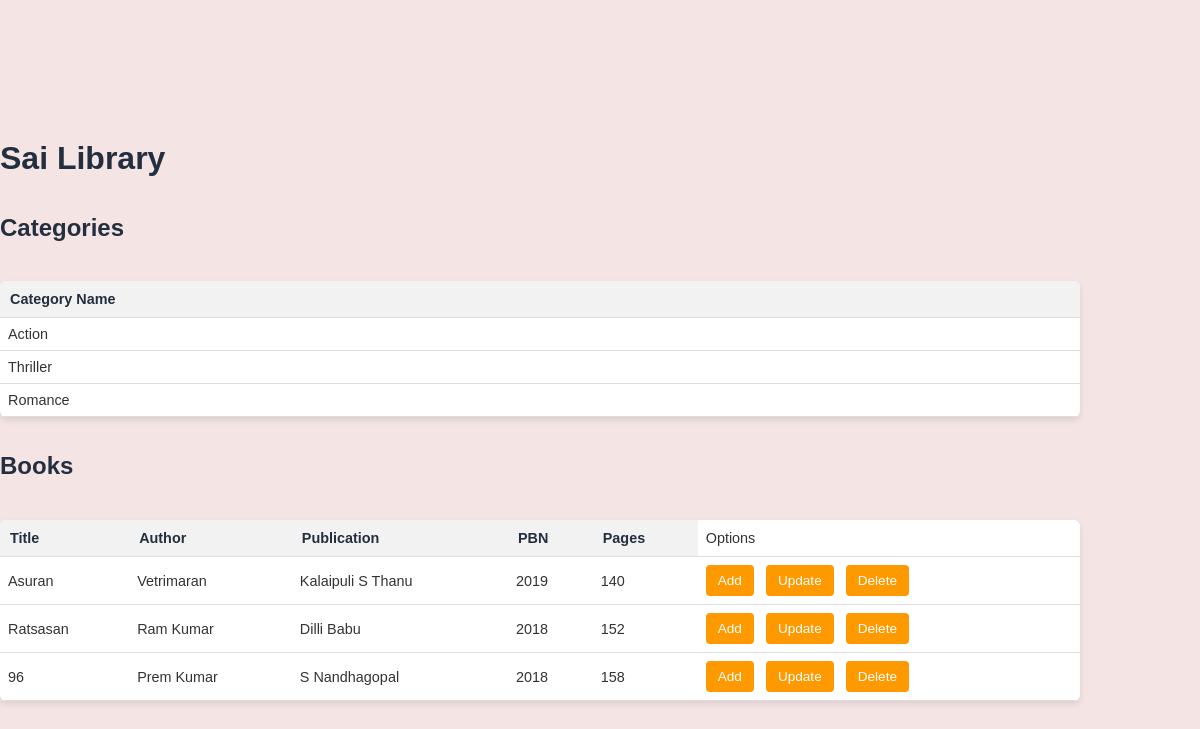
The page / on the database its author committed.
### bookStation/models.py (models this page shows, shortened)
class Category(models.Model):
    Cname = models.CharField(max_length=50)

class Books(models.Model):
    category = models.ForeignKey(Category, on_delete=models.CASCADE,null=False, blank=False)
    title = models.CharField(max_length=50, null=False, blank=False)
    author = models.CharField(max_length=50)
    publication = models.CharField(max_length=50)
    pbn = models.CharField(max_length=50)
    pages = models.IntegerField()

### bookStation/views.py (the view)
# urls.py: path('', views.home, name='home'),
def home(request):
    category = Category.objects.all()
    books = Books.objects.all()
    return render(request, 'bookStation/index.html', {'book':books, 'category': category})

### templates/bookStation/index.html (shortened to what this page needs)
<!DOCTYPE html>
<html lang="en">
  <head>
    {% load static %}
    <link rel="stylesheet" href="{% static 'css/style.css' %}" />
  </head>
  <body>
    <h1>Sai Library</h1>
    <h2>Categories</h2>
    <table>
      <thead>
        <tr>
          <th>Category Name</th>
        </tr>
      </thead>
      <tbody>
        {% for cat in category %}
        <tr>
          <td>{{cat.Cname}}</td>
        </tr>
        {% endfor %}
      </tbody>
    </table>
    <h2>Books</h2>
    <table>
      <thead>
        <tr>
          <th>Title</th>
          <th>Author</th>
          <th>Publication</th>
          <th>PBN</th>
          <th>Pages</th>
          <td>Options</td>
        </tr>
      </thead>
      <tbody>
        {% for bk in book %}
        <tr>
          <td>{{bk.title}}</td>
          <td>{{bk.author}}</td>
          <td>{{bk.publication}}</td>
          <td>{{bk.pbn}}</td>
          <td>{{bk.pages}}</td>
          <td>
            <button type="button"><a href="#">Add</a></button>
            <button type="button"><a href="#">Update</a></button>
            <button type="button"><a href="#">Delete</a></button>
          </td>
        </tr>
        {% endfor %}
      </tbody>
    </table>
  </body>
</html>

### static/css/style.css (style rules this page uses)
body { font-family: Arial, sans-serif; background-color: #f5e4e4; color: #333; margin: 0; padding: 0; display: flex; justify-content: center; align-items: flex-start; height: 100vh; flex-direction: column; padding-top: 20px; }
h1 { text-align: center; font-size: 2rem; color: #232f3e; }
h2 { text-align: center; font-size: 1.5rem; color: #232f3e; margin-top: 15px; }
table { width: 90%; margin: 20px 0; border-collapse: collapse; background-color: white; border-radius: 6px; overflow: hidden; box-shadow: 0 3px 6px rgba(0, 0, 0, 0.1); }
th, td { padding: 10px; text-align: left; font-size: 0.9rem; }
th { background-color: #f2f2f2; color: #232f3e; font-weight: bold; }
tr { border-bottom: 1px solid #ddd; }
button { background-color: #ff9900; color: white; padding: 8px 12px; font-size: 0.85rem; border: none; border-radius: 4px; cursor: pointer; transition: background-color 0.3s ease; text-align: center; }
button a { color: white; text-decoration: none; }
td { padding: 8px; }
td button { margin-right: 8px; }

### rows shown on the page
Category: Cname "Action"
Category: Cname "Thriller"
Category: Cname "Romance"
Books: title "Asuran", author "Vetrimaran", publication "Kalaipuli S Thanu", pbn "2019", pages "140"
Books: title "Ratsasan", author "Ram Kumar", publication "Dilli Babu", pbn "2018", pages "152"
Books: title "96", author "Prem Kumar", publication "S Nandhagopal", pbn "2018", pages "158"
